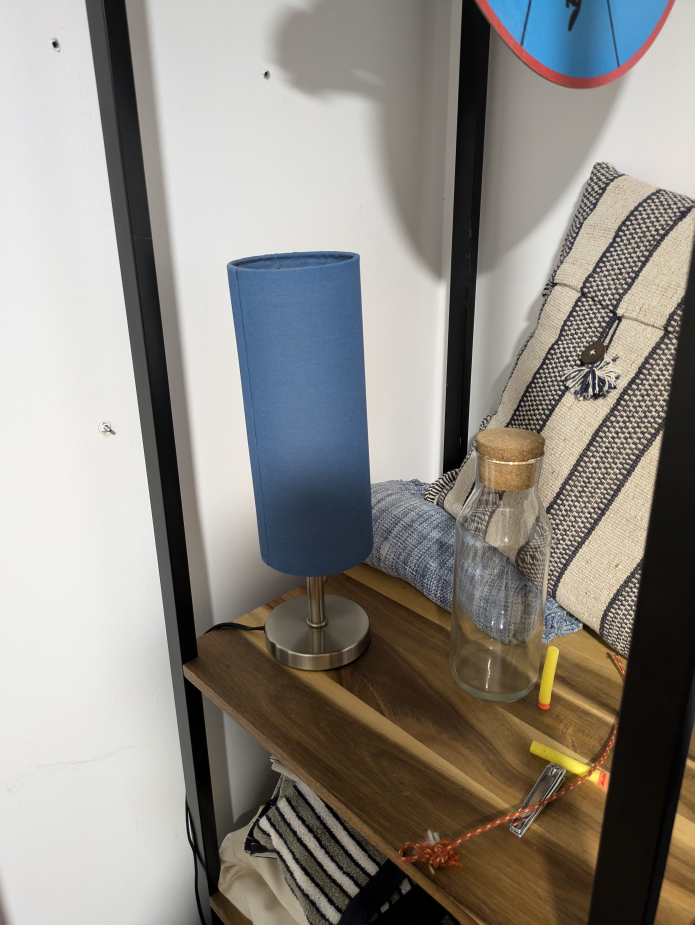
#> input picture tests/TestImages/PXL_20241017_185639847.jpg, 3472 x 4624 px, found by its file name (shown at 1/5 size); its folder holds 2 pictures in this run
$ python matchingService.py
#> lines starting #> are read from the running program, lines starting #| are printed output that depends on the picture
import io
from scipy.io import savemat, loadmat
import cv2  #install opencv-python and opencv-contrib-python
import numpy as np
import os
import matplotlib.pyplot as plt
from typing import List, Dict, Tuple, Any
import logging

class matching:
    def __init__(self,ImageDirectory,ImageFormat) -> None:
#> called with ImageDirectory = './src/TestImages/', ImageFormat = '.jpg'
        self.ImgDir = ImageDirectory
        self.ImageFormat = ImageFormat

        self.DescriptorType = ''

        self.ImageNames = {}
        count = 0
        for filename in os.listdir(self.ImgDir):
            #Check if file is of the correct format
            if not filename.endswith(self.ImageFormat):
                continue
            self.ImageNames[count] = filename
            count+=1
#> pass 2 of the loop in __init__, `for filename in os.listdir(self.ImgDir):`:

        self.NImages = count

        #Keypoints
        self.kp: List[List[cv2.KeyPoint]] = [[] for _ in range(self.NImages)]
        #Descriptors
        self.des: List[Any] = [None for _ in range(self.NImages)]
        self.matches: Dict[Tuple[int, int], List[cv2.DMatch]] = {}
        self.mask: Dict[Tuple[int, int], List[bool]] = {}

        self.Results = {}

    def __ReinitializeVar__(self):

        self.ImageNames = {}
        count = 0
        for filename in os.listdir(self.ImgDir):
            #Check if file is of the correct format
            if not filename.endswith(self.ImageFormat):
                continue
            self.ImageNames[count] = filename
            count+=1
#> pass 2 of the loop in __ReinitializeVar__, `for filename in os.listdir(self.ImgDir):`:

        self.NImages = count

        #Keypoints
        self.kp: List[List[cv2.KeyPoint]] = [[] for _ in range(self.NImages)]
        #Descriptors
        self.des: List[Any] = [None for _ in range(self.NImages)]
        self.matches: Dict[Tuple[int, int], List[cv2.DMatch]] = {}
        self.mask: Dict[Tuple[int, int], List[bool]] = {}

    def __CheckForUpdates__(self,NewDescriptorType):

        if NewDescriptorType != self.DescriptorType:
            self.DescriptorType = NewDescriptorType
            return True

        count = 0
        for filename in os.listdir(self.ImgDir):
            #Check if file is of the correct format
            if not filename.endswith(self.ImageFormat):
                continue

            if not filename in self.ImageNames.values():
                return True

            count +=1

        if count != self.NImages:
            return True

        return False


    def __Detect__(self,FeatureDetector,img1,img2):
        kp1, des1 = FeatureDetector.detectAndCompute(img1,None)
        kp2, des2 = FeatureDetector.detectAndCompute(img2,None)

        return kp1, des1, kp2, des2

    # [24 lines left out: function __BruteForceMatching__, not called in this run]

    def __SiftDetecMatch__(self,img1,img2):
        #Create Descriptor function object
        DescFunc = cv2.SIFT_create()
        #Feature Detection
        kp1, des1, kp2, des2 = self.__Detect__(DescFunc,img1,img2)
        #Feature Matching
        matches = self.__BruteForceMatching__(des1,des2,'SIFT')
        return matches, kp1, des1, kp2, des2

    # [50 lines left out: functions __OrbDetecMatch__, __GetMatchingKPAndDesc__, __RANSACFundamental__, not called in this run]

    def __seqMatch__(self,DetectMatchMethod):

        for index, filename in self.ImageNames.items():

            #Get Image in gray scale
            image = cv2.imread(self.ImgDir+filename)
#> image is the input picture: shape (4624, 3472, 3); mean B, G, R 133.4, 139.8, 144
            img2 = cv2.cvtColor(image, cv2.COLOR_BGR2GRAY)
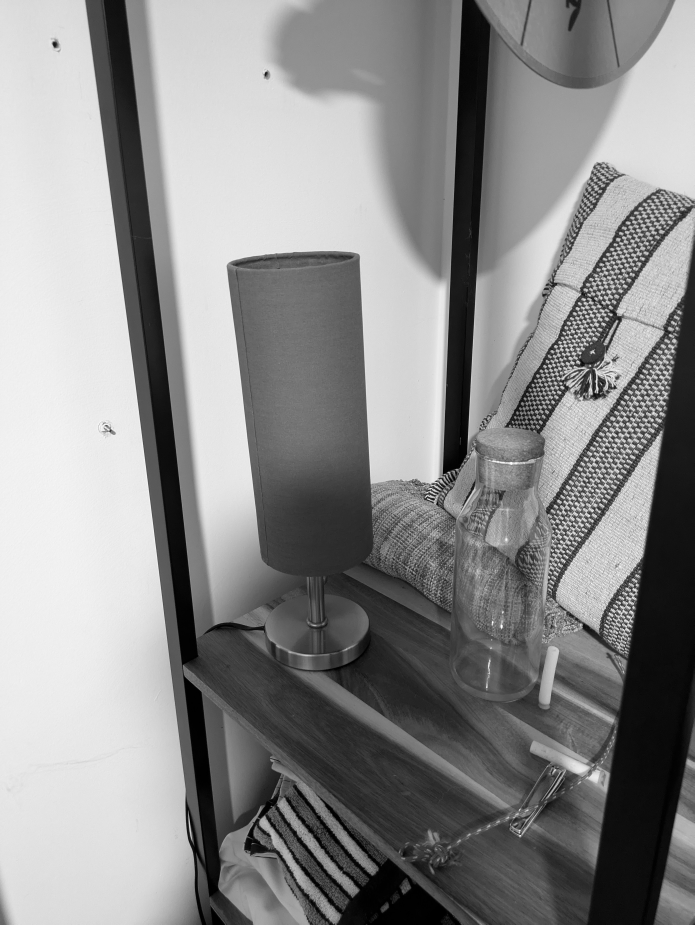
#> img2: shape (4624, 3472) (shown at 1/5 size); min 0, max 255, mean 140.4

            if index == 0:
                img1 = img2
                continue

            self.matches[(index-1,index)], self.kp[index-1],self.des[index-1], self.kp[index], self.des[index] = DetectMatchMethod(img1,img2)
            #self.mask[(index-1,index)] = self.__RANSACFundamental__((index-1,index))
            img1 = img2
#> pass 2 of the loop in __seqMatch__, `for index, filename in self.ImageNames.items():`:
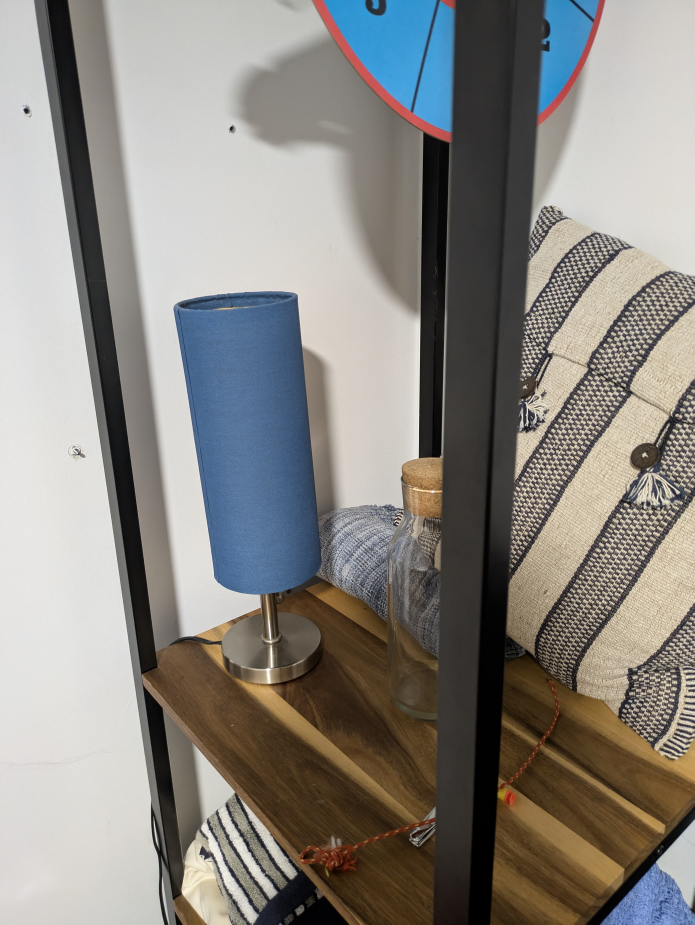
#> input picture tests/TestImages/PXL_20241017_185643814.jpg, 3472 x 4624 px, found by its file name (shown at 1/5 size)
#> in __seqMatch__, image is the input picture: shape (4624, 3472, 3); mean B, G, R 129.7, 134.7, 137.9
#> in __seqMatch__, `img2 = cv2.cvtColor(image, cv2.COLOR_BGR2GRAY)`:
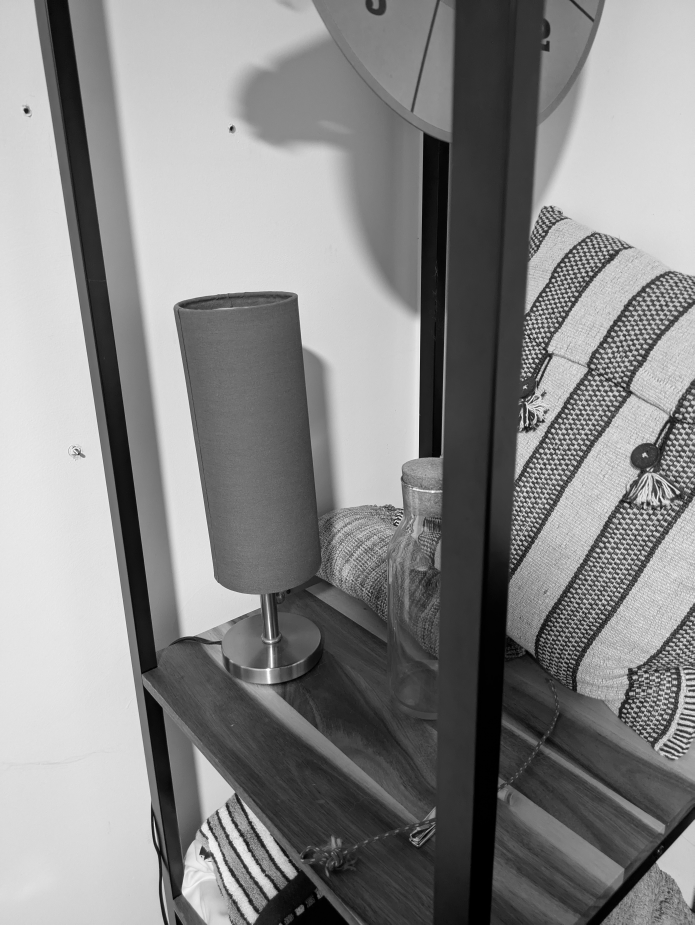
#> img2: shape (4624, 3472) (shown at 1/5 size); min 0, max 255, mean 135.1

    # [17 lines left out: function __allMatch__, not called in this run]
                #self.mask[(index1,index2)] = self.__RANSACFundamental__((index1,index2))

    def SIFT_Seq_Match(self):
        if self.__CheckForUpdates__("SIFT_Seq"):
            self.__ReinitializeVar__()
            self.__seqMatch__(self.__SiftDetecMatch__)
            self.Results = self.SaveToDictionary()

    # [48 lines left out: functions SIFT_All_Match, Orb_Seq_Match, Orb_All_Match, SaveToDictionary, saveBinaryMat, OpenMatFile, not called in this run]


#Main for test purposes
if __name__ == '__main__':
    test = matching("./src/TestImages/",".jpg")
#> (the run stopped early here; a loop or call above may not have finished)
